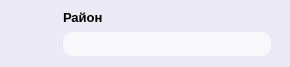
               <widget class="QFrame" name="frame_26">
                <property name="minimumSize">
                 <size>
                  <width>290</width>
                  <height>67</height>
                 </size>
                </property>
                <property name="maximumSize">
                 <size>
                  <width>290</width>
                  <height>67</height>
                 </size>
                </property>
                <property name="styleSheet">
                 <string notr="true">background-color: rgb(235, 233, 244);
border: none;
border-radius: 17px;</string>
                </property>
                <property name="frameShape">
                 <enum>QFrame::StyledPanel</enum>
                </property>
                <property name="frameShadow">
                 <enum>QFrame::Raised</enum>
                </property>
                <widget class="QWidget" name="layoutWidget_30">
                 <property name="geometry">
                  <rect>
                   <x>10</x>
                   <y>0</y>
                   <width>271</width>
                   <height>71</height>
                  </rect>
                 </property>
                 <layout class="QHBoxLayout" name="horizontalLayout_29">
                  <property name="leftMargin">
                   <number>4</number>
                  </property>
                  <property name="topMargin">
                   <number>5</number>
                  </property>
                  <property name="bottomMargin">
                   <number>6</number>
                  </property>
                  <item>
                   <widget class="QLabel" name="label_75">
                    <property name="maximumSize">
                     <size>
                      <width>36</width>
                      <height>36</height>
                     </size>
                    </property>
                    <property name="text">
                     <string/>
                    </property>
                    <property name="pixmap">
                     <pixmap>E:/4-2/Icons/Farm 2.png</pixmap>
                    </property>
                    <property name="scaledContents">
                     <bool>true</bool>
                    </property>
                   </widget>
                  </item>
                  <item>
                   <layout class="QVBoxLayout" name="verticalLayout_35">
                    <property name="spacing">
                     <number>3</number>
                    </property>
                    <property name="leftMargin">
                     <number>7</number>
                    </property>
                    <property name="topMargin">
                     <number>0</number>
                    </property>
                    <property name="rightMargin">
                     <number>10</number>
                    </property>
                    <property name="bottomMargin">
                     <number>9</number>
                    </property>
                    <item>
                     <widget class="QLabel" name="label_76">
                      <property name="font">
                       <font>
                        <pointsize>10</pointsize>
                        <weight>75</weight>
                        <bold>true</bold>
                       </font>
                      </property>
                      <property name="text">
                       <string>Район</string>
                      </property>
                     </widget>
                    </item>
                    <item>
                     <widget class="QComboBox" name="comboBox_4">
                      <property name="maximumSize">
                       <size>
                        <width>16777215</width>
                        <height>24</height>
                       </size>
                      </property>
                      <property name="font">
                       <font>
                        <pointsize>9</pointsize>
                        <weight>75</weight>
                        <bold>true</bold>
                        <stylestrategy>PreferDefault</stylestrategy>
                       </font>
                      </property>
                      <property name="styleSheet">
                       <string notr="true">QComboBox QAbstractItemView {
  y: 20;
  color: Transparency;
    border: 2px solid orange;
 	background-color: rgb(243, 227, 214);
    selection-background-color: rgb(222, 146, 58);
	alternate-background-color: lightgray;
    border-radius: 0px;
}

QComboBox:on {
    border: 2px solid orange;
 	padding-left: 5px;
	border-bottom-left-radius: 0px;
    border-bottom-right-radius: 0px;
}

QComboBox {
  background-color: rgb(248, 247, 252);
  color: rgb(68, 68, 68);
    border-radius: 10px;
  color: rgb(39, 39, 39);
    padding-left: 7px;
    height: 16px;
}

QComboBox::drop-down {
    subcontrol-origin: padding;
    subcontrol-position: right;
    border-radius: 0px;
    width: 20px;
   height: 16px;
}

QComboBox::drop-down:on {
    padding-right: -2px;
}

QComboBox::down-arrow {
    image: url(&quot;E:/4-2/Icons/Chevron Down.png&quot;);
    width: 10px;
    height: 10px;
}

QComboBox::down-arrow:on {
    border-radius: 10px;
}

QScrollArea {
background-color: rgb(248, 247, 252);
border-radius: 0px;
}

QScrollBar:vertical {
border: none;
background-color: rgb(248, 247, 252);
width: 6px;
border-radius: 0px;
margin-top: 0;
margin-bottom: 0;
}

QScrollBar::handle:vertical {
min-height: 20px;
border-radius: 0px;
background: rgb(222, 163, 96);
}

QScrollBar::add-line:vertical {
border: none;
background: rgb(248, 247, 252);
height: 0px;
subcontrol-position: bottom;
subcontrol-origin: margin;
border-radius: 0px;
}

QScrollBar::sub-line:vertical {
border: none;
background: transparent;
height: 0px;
subcontrol-position: top;
subcontrol-origin: margin;
border-radius: 0px;
}</string>
                      </property>
                      <property name="maxVisibleItems">
                       <number>8</number>
                      </property>
                      <property name="iconSize">
                       <size>
                        <width>10</width>
                        <height>10</height>
                       </size>
                      </property>
                     </widget>
                    </item>
                   </layout>
                  </item>
                 </layout>
                </widget>
               </widget>
